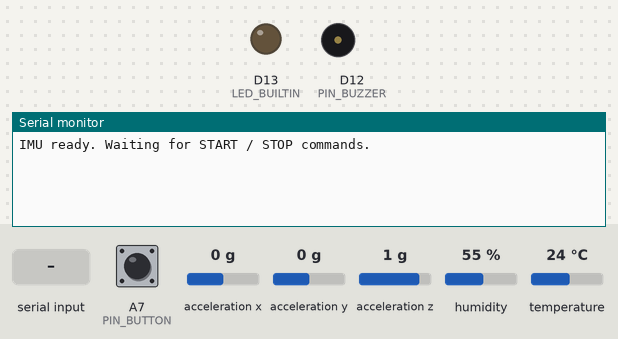
Simulated run of this sketch. Board: Arduino Nano 33 BLE. On the bench: output pins drawn as LEDs (lit = HIGH), buzzer (waves = sounding, pin HIGH), the last lines printed to the serial monitor. The inputs (shaded band) are chosen by the test bench; at power-on: A7 (PIN_BUTTON) HIGH, acceleration x 0 g, acceleration y 0 g, acceleration z 1 g, humidity 55 %, temperature 24 °C.

Above: at 1.2 s.
1.3 s: A7 (PIN_BUTTON) pulled LOW for 0.15 s
At 2.5 s:
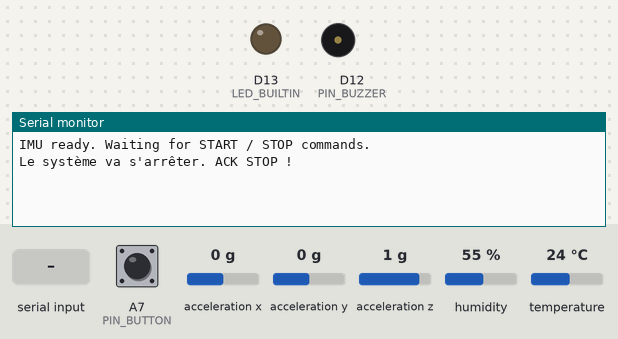
2.9 s: "START\n" received over Serial
At 3.5 s:
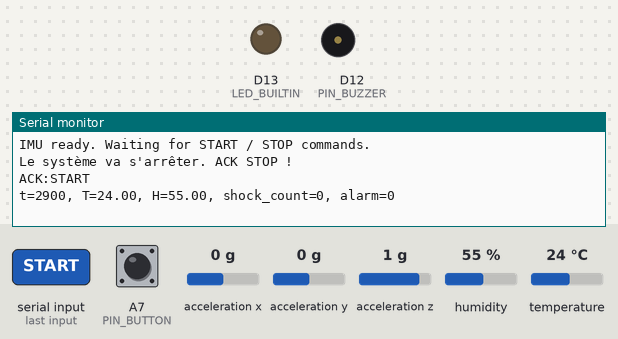
4.4 s: "STOP\n" received over Serial
At 4.8 s:
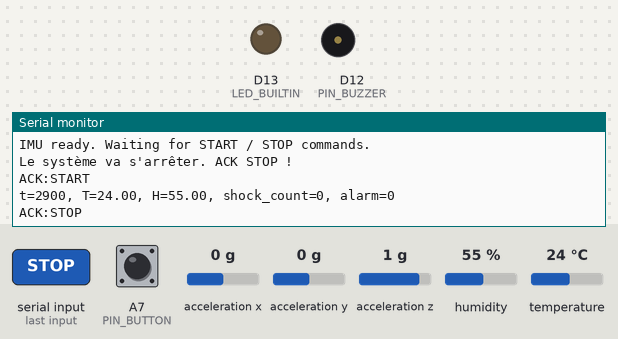
5.9 s: "1\n" received over Serial
At 7.2 s:
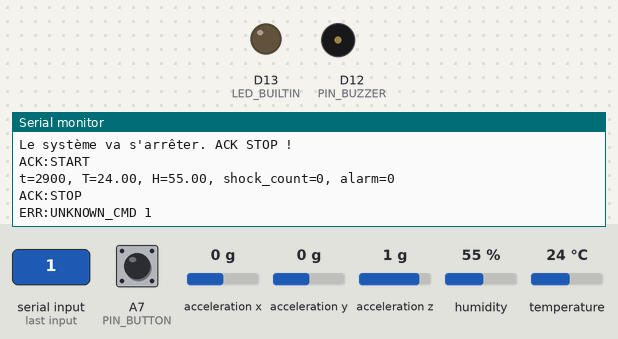

Measured:
- after the input at 1.3 s, the serial monitor: prints a new line at once (image 1)
- after the input at 2.9 s, the serial monitor: prints a new line at once (image 2)
- after the input at 4.4 s, the serial monitor: prints a new line at once (image 3)
- after the input at 5.9 s, the serial monitor: prints a new line at once (image 4)

The sketch:

IMU_Reading.ino
```cpp
#include <Arduino_LSM9DS1.h>
#include <Wire.h>
#include "DHT20.h"

//Period d'echantillonage
const unsigned long SAMPLE_PERIOD_MS = 100;
const unsigned long DHT_PERIOD = 2000;

//Seuil de déclenchement de l'alarme
const float ACC_THRESHOLD = 1.2;
const float TEMP_THRESHOLD = 28.0;

// utilisé pour la fonction check_speed qui ne prend pas en compte un valeur de temps M impartie pour réaliser les n chocs.
const int n_shock_max = 10;
// Cependant d'autre variables fonctions plus bas sont implémentés pour réaliser la verification des N chocs en M secondes

// Pour faire la pause apres avoir appuyé sur le bouton
const int time_break = 5000;
unsigned long start_break =0;

//variable pour arreter le systeme si on double clique sur le bouton en moins en 0.5 secondes
unsigned long period_double_tap_btn = 2000;
unsigned long pause_drop_btn = 0;

// pins
const int PINLED = A6;
const int PIN_BUZZER = 12;
const int PIN_BUTTON = A7;

//Var essentiel
bool recording = false;
bool alarm = false;

// Variables de temps, utiliser pour faire un echantillons en respectant la période donnée (ex : now - lastSampleTime_acc < periode donnée)
unsigned long lastSampleTime_acc = 0;
unsigned long lastDHT = 0;

//compte le nombre de chocs
int shock_count = 0;

// variable utilisé pour faire bipper l'alarme sur une periode donnée
unsigned long lasTimeAlarmOn = 0;

//derniere donnée de température et humidité enregistré
float lastTemperature = 0;
float lastHumidity = 0;

String commandBuffer = "";

DHT20 dht;


///// Donnees pour la liste FIFO/////

//Nombre de chocs (n=5) maximum en M = 10 secondes
const int n_chocs = 5;
const int m_secs = 10000;


float liste_chocs[n_chocs];
int head = 0;
int tail = 0;


//-------------Fonctions-----------------
//---------------------------------------

void setup() {
  Serial.begin(115200);

  pinMode(LED_BUILTIN, OUTPUT);
  pinMode(PIN_BUZZER, OUTPUT);
  pinMode(PIN_BUTTON, INPUT_PULLUP);


  while (!Serial) {
  }
  if (!IMU.begin()) {
    Serial.println("IMU init failed");
    while (1) {
    }
  }
  Serial.println("IMU ready. Waiting for START / STOP commands.");

  Wire.begin();
  IMU.begin();
  dht.begin();
}


void handleSerialCommands() {
  while (Serial.available()) {
    char c = (char)Serial.read();
    if (c == '\n' || c == '\r') {
      if (commandBuffer.length() > 0) {
        String cmd = commandBuffer;
        commandBuffer = "";

        cmd.trim();
        cmd.toUpperCase();

        if (cmd == "START") {
          recording = true;
          Serial.println("ACK:START");
        } else if (cmd == "STOP") {
          recording = false;
          Serial.println("ACK:STOP");
        } else {
          Serial.print("ERR:UNKNOWN_CMD ");
          Serial.println(cmd);
        }
      }
    } else {
      commandBuffer += c;
      if (commandBuffer.length() > 50) {
        commandBuffer = "";
      }
    }
  }
}

void buttonCommand(unsigned long now) {
  if (digitalRead(PIN_BUTTON) == LOW) {

    /*
    1 clic sur le bouton -> l'alarme se coupe pendant quelques secondes
    2 clics sur le bouton -> Le système s'éteint

    Le test "now - start_break < period_double_tap_btn" permet de savoir si on a déjà appuyé sur le bouton quelques 2 secondes (period_double_tap_btn secondes) auparavant.
    Le second appuie est alors interprété comme l'action d'arreter le système

    Le test "now - pause_drop_btn > 300" est nécessaire. En effet sans ce test, durant un appuie sur le bouton on parcours plusieurs fois la boucle loop.
    et donc plusieurs fois cette fonction. Ce qui fait qu'un seul appui arrete directement le systeme.
    Ici on considère que l'appui dure moins de 300 ms, ce qui permet de séparer 2 appuie distincts.
    */

    if (now - start_break < period_double_tap_btn && now - pause_drop_btn > 300){
      recording = false;
      Serial.println("Le système va s'arrêter. ACK STOP !");
    }

    pause_drop_btn = now;
    shock_count = 0;
    alarm = false;
    start_break = now;
  }
}


void sendData(unsigned long now) {
  /*
  Cette fonction envoie les données sous forme de chaine de caratères
  */
  Serial.print("t=");
  Serial.print(now);
  Serial.print(", T=");
  Serial.print(lastTemperature);
  Serial.print(", H=");
  Serial.print(lastHumidity);
  Serial.print(", shock_count=");
  Serial.print(shock_count);
  Serial.print(", alarm=");
  Serial.println(alarm);
}


void check_over_speed() {
  float ax, ay, az;
  if (!IMU.accelerationAvailable()) {
    return;
  }
  IMU.readAcceleration(ax, ay, az);
  if (sqrt(ax * ax + ay * ay + az * az) > ACC_THRESHOLD) {
    shock_count++;
  }
}

void check_temperature() {
  /*
  Cette fonction récupère la température et l'humidité mesuré par le capteur dht
  */
  dht.read();
  lastTemperature = dht.getTemperature();
  lastHumidity = dht.getHumidity();
}


void setAlarmOn(unsigned long now) {
  /*
  Cette fonction active l'alarme (un bip et une LED)
  */
  digitalWrite(PINLED, HIGH);

  if (now - lasTimeAlarmOn >= 350){
    tone(PIN_BUZZER, 1000, 50);
    lasTimeAlarmOn = now;
  }
}

void setAlarmOff() {
  digitalWrite(PINLED, LOW);
  //le buzzer s'arrete tout seul
}

//-----------------------------------------
//------------Liste FIFO Fonctions---------
//-----------------------------------------

void push(unsigned long now) {
  /*
  Cette fonction ajoute la dernière valeur d'accélération (seulement si l'acceleration total est supérieur à ACC_THRESHOLD) au tableau liste_choc
  Elle augmente également le compteur de 1 si le tableau n'est pas rempli
  A noter que le tableau est une boucle
  */
  float ax, ay, az;
  if (!IMU.accelerationAvailable()) {
    return;
  }
  IMU.readAcceleration(ax, ay, az);
  if (sqrt(ax * ax + ay * ay + az * az) > ACC_THRESHOLD) {

    liste_chocs[head] = now;
    head = (head + 1) % n_chocs;

    if (shock_count < n_chocs) {
      shock_count ++;
    } else {
      tail = (tail + 1) % n_chocs;
    }
  }
}

float get_tail(){
  /*
  Cette fonction récupère la queue de la liste (donc l'élement le plus ancien (et toujours présent évidement) entré dans le tableau)
  */
  float val_time = liste_chocs[tail];
  return val_time;
}

void delete_queue() {
  /*
  Cette fonction supprime la queue de la liste (donc l'élement le plus ancien (et toujours présent évidement) entré dans le tableau)
  En réalité l'élément n'est pas supprimé, on incrémente juste l'indice de "queue" pour rendre invisible l'élement précédent
  Cette fonction décrémente aussi le counter de chocs de un
  */
  if (shock_count == 0) return;
  tail = (tail + 1) % n_chocs;
  shock_count --;
}


//-------------------------------------------
//--------------------Loop--------------------
//--------------------------------------------


void loop() {
  unsigned long now = millis();
  handleSerialCommands();
  buttonCommand(now);

  if (!recording) {
    return;
  }

  //Check N chocs en M secondes
  if (now - lastSampleTime_acc >= SAMPLE_PERIOD_MS ){
    if(now - get_tail() > m_secs){
      delete_queue();
    }
    lastSampleTime_acc = now;
    push(now);
  }


  //Check temperature
  if (now - lastDHT > DHT_PERIOD) {
    lastDHT = now;
    check_temperature();
    sendData(now);
  }

  // Test dépassement de seuil de chocs ou de température
  if (now - get_tail() < m_secs && shock_count >= n_chocs){
    alarm = true;
  }
  if (lastTemperature > TEMP_THRESHOLD) {
    alarm = true;
  }


  //Sinon on remet l'alarm à False
  if (lastTemperature < TEMP_THRESHOLD && shock_count < n_chocs) {
    alarm = false;
  }

  //Activation de l'alarme (ou désactivation)
  if (alarm == true && (now - start_break)>time_break) {
    setAlarmOn(now);
  } else {
    setAlarmOff();
  }
}
```
